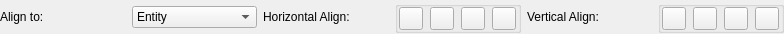
<?xml version="1.0" encoding="UTF-8"?>
<ui version="4.0">
 <class>LC_AlignSingleOptionsWidget</class>
 <widget class="QWidget" name="LC_AlignSingleOptionsWidget">
  <property name="geometry">
   <rect>
    <x>0</x>
    <y>0</y>
    <width>784</width>
    <height>34</height>
   </rect>
  </property>
  <property name="windowTitle">
   <string>Form</string>
  </property>
  <layout class="QGridLayout" name="gridLayout">
   <property name="leftMargin">
    <number>0</number>
   </property>
   <property name="topMargin">
    <number>1</number>
   </property>
   <property name="rightMargin">
    <number>0</number>
   </property>
   <property name="bottomMargin">
    <number>1</number>
   </property>
   <item row="2" column="0">
    <widget class="QLabel" name="label_3">
     <property name="text">
      <string>Align to:</string>
     </property>
    </widget>
   </item>
   <item row="2" column="6">
    <widget class="QGroupBox" name="groupBox_2">
     <property name="title">
      <string/>
     </property>
     <property name="flat">
      <bool>true</bool>
     </property>
     <layout class="QGridLayout" name="gridLayout_3">
      <property name="leftMargin">
       <number>0</number>
      </property>
      <property name="topMargin">
       <number>0</number>
      </property>
      <property name="rightMargin">
       <number>0</number>
      </property>
      <property name="bottomMargin">
       <number>0</number>
      </property>
      <item row="0" column="2">
       <widget class="QToolButton" name="tbVAlignTop">
        <property name="toolTip">
         <string>Align top edges</string>
        </property>
        <property name="text">
         <string/>
        </property>
        <property name="icon">
         <iconset resource="../../../../res/icons/icons.qrc">
          <normaloff>:/icons/valign_top.lci</normaloff>:/icons/valign_top.lci</iconset>
        </property>
        <property name="checkable">
         <bool>true</bool>
        </property>
        <property name="autoExclusive">
         <bool>true</bool>
        </property>
       </widget>
      </item>
      <item row="0" column="3">
       <widget class="QToolButton" name="tbVAlignMiddle">
        <property name="toolTip">
         <string>Center entities vertically</string>
        </property>
        <property name="text">
         <string/>
        </property>
        <property name="icon">
         <iconset resource="../../../../res/icons/icons.qrc">
          <normaloff>:/icons/valign_middle.lci</normaloff>:/icons/valign_middle.lci</iconset>
        </property>
        <property name="checkable">
         <bool>true</bool>
        </property>
        <property name="autoExclusive">
         <bool>true</bool>
        </property>
       </widget>
      </item>
      <item row="0" column="4">
       <widget class="QToolButton" name="tbVAlignBottom">
        <property name="toolTip">
         <string>Align bottom edges</string>
        </property>
        <property name="text">
         <string/>
        </property>
        <property name="icon">
         <iconset resource="../../../../res/icons/icons.qrc">
          <normaloff>:/icons/valign_bottom.lci</normaloff>:/icons/valign_bottom.lci</iconset>
        </property>
        <property name="checkable">
         <bool>true</bool>
        </property>
        <property name="autoExclusive">
         <bool>true</bool>
        </property>
       </widget>
      </item>
      <item row="0" column="1">
       <widget class="QToolButton" name="tbValignNone">
        <property name="toolTip">
         <string>No vertical alignment</string>
        </property>
        <property name="text">
         <string/>
        </property>
        <property name="icon">
         <iconset resource="../../../../res/icons/icons.qrc">
          <normaloff>:/icons/no_align.lci</normaloff>:/icons/no_align.lci</iconset>
        </property>
        <property name="checkable">
         <bool>true</bool>
        </property>
        <property name="autoExclusive">
         <bool>true</bool>
        </property>
       </widget>
      </item>
     </layout>
    </widget>
   </item>
   <item row="2" column="5">
    <widget class="QLabel" name="label">
     <property name="text">
      <string>Vertical Align:</string>
     </property>
    </widget>
   </item>
   <item row="2" column="2">
    <widget class="QLabel" name="label_2">
     <property name="text">
      <string>Horizontal Align:</string>
     </property>
    </widget>
   </item>
   <item row="2" column="1">
    <widget class="QComboBox" name="cbAlignTo">
     <property name="toolTip">
      <string>Defines the way of selected entities alignment.</string>
     </property>
     <item>
      <property name="text">
       <string>Entity</string>
      </property>
     </item>
     <item>
      <property name="text">
       <string>Position</string>
      </property>
     </item>
     <item>
      <property name="text">
       <string>Drawing</string>
      </property>
     </item>
    </widget>
   </item>
   <item row="2" column="3">
    <widget class="QGroupBox" name="groupBox">
     <property name="title">
      <string/>
     </property>
     <property name="flat">
      <bool>false</bool>
     </property>
     <layout class="QGridLayout" name="gridLayout_2">
      <property name="leftMargin">
       <number>0</number>
      </property>
      <property name="topMargin">
       <number>0</number>
      </property>
      <property name="rightMargin">
       <number>0</number>
      </property>
      <property name="bottomMargin">
       <number>0</number>
      </property>
      <item row="0" column="0">
       <widget class="QToolButton" name="tbHAlignNone">
        <property name="toolTip">
         <string>No change of horizontal position</string>
        </property>
        <property name="text">
         <string/>
        </property>
        <property name="icon">
         <iconset resource="../../../../res/icons/icons.qrc">
          <normaloff>:/icons/no_align.lci</normaloff>:/icons/no_align.lci</iconset>
        </property>
        <property name="checkable">
         <bool>true</bool>
        </property>
        <property name="autoExclusive">
         <bool>true</bool>
        </property>
       </widget>
      </item>
      <item row="0" column="1">
       <widget class="QToolButton" name="tbHAlignLeft">
        <property name="toolTip">
         <string>Align left edges</string>
        </property>
        <property name="text">
         <string/>
        </property>
        <property name="icon">
         <iconset resource="../../../../res/icons/icons.qrc">
          <normaloff>:/icons/halign_left.lci</normaloff>:/icons/halign_left.lci</iconset>
        </property>
        <property name="checkable">
         <bool>true</bool>
        </property>
        <property name="autoExclusive">
         <bool>true</bool>
        </property>
       </widget>
      </item>
      <item row="0" column="2">
       <widget class="QToolButton" name="tbHalignMiddle">
        <property name="toolTip">
         <string>Center entities horizontally</string>
        </property>
        <property name="text">
         <string/>
        </property>
        <property name="icon">
         <iconset resource="../../../../res/icons/icons.qrc">
          <normaloff>:/icons/halign_middle.lci</normaloff>:/icons/halign_middle.lci</iconset>
        </property>
        <property name="checkable">
         <bool>true</bool>
        </property>
        <property name="autoExclusive">
         <bool>true</bool>
        </property>
       </widget>
      </item>
      <item row="0" column="3">
       <widget class="QToolButton" name="tbHalignRight">
        <property name="toolTip">
         <string>Align right edges</string>
        </property>
        <property name="text">
         <string/>
        </property>
        <property name="icon">
         <iconset resource="../../../../res/icons/icons.qrc">
          <normaloff>:/icons/halign_right.lci</normaloff>:/icons/halign_right.lci</iconset>
        </property>
        <property name="checkable">
         <bool>true</bool>
        </property>
        <property name="autoExclusive">
         <bool>true</bool>
        </property>
       </widget>
      </item>
     </layout>
    </widget>
   </item>
  </layout>
 </widget>
 <resources>
  <include location="../../../../res/icons/icons.qrc"/>
  <include location="../../../../res/icons/icons.qrc"/>
 </resources>
 <connections/>
</ui>
